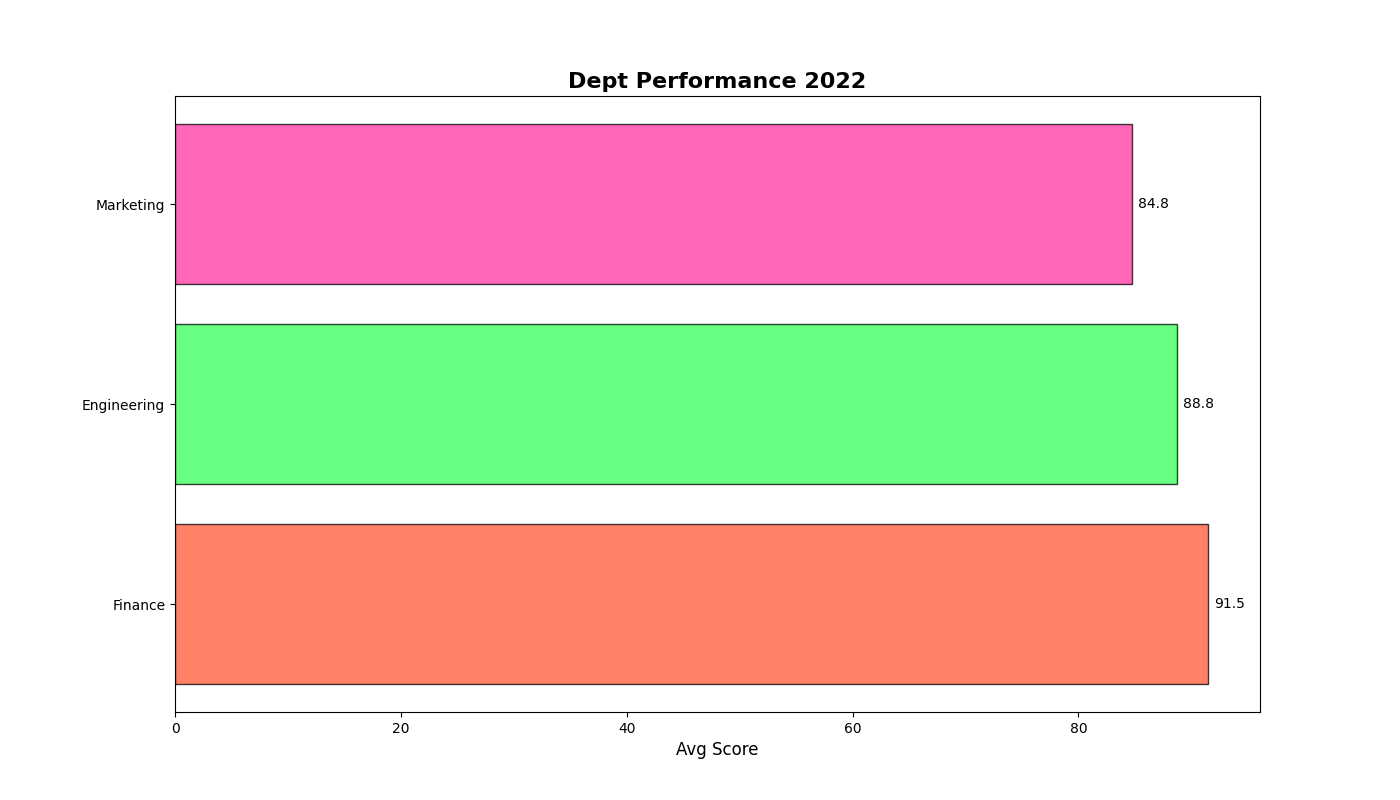

The script that drew this image:
import matplotlib.pyplot as plt
import numpy as np

departments = ['Engineering', 'Marketing', 'Finance']
performance_scores = {
    'Engineering': [88, 92, 85, 90],
    'Marketing': [82, 85, 88, 84],
    'Finance': [90, 93, 91, 92]
}

average_scores = [np.mean(performance_scores[department]) for department in departments]

sorted_indices = np.argsort(average_scores)[::-1]
sorted_departments = [departments[i] for i in sorted_indices]
sorted_average_scores = [average_scores[i] for i in sorted_indices]

fig, ax = plt.subplots(figsize=(14, 8))

colors = ['#FF5733', '#33FF57', '#FF33A1']

bars = ax.barh(sorted_departments, sorted_average_scores, color=colors, alpha=0.75, edgecolor='black')

ax.set_title('Dept Performance 2022', fontsize=16, fontweight='bold')
ax.set_xlabel('Avg Score', fontsize=12)

for bar, avg in zip(bars, sorted_average_scores):
    plt.text(bar.get_width() + 0.5, bar.get_y() + bar.get_height() / 2, f'{avg:.1f}', va='center', fontsize=10, color='black')

plt.show()
